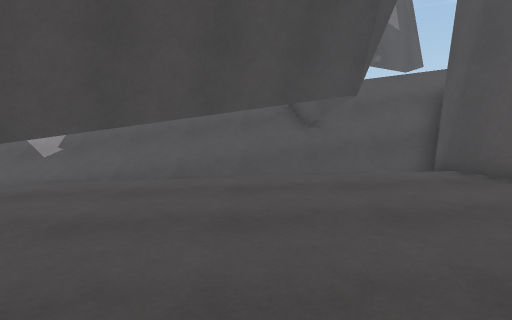
[1] (above)

12 first-person views from a walk through a scene from a Unity 3-D project. The camera is 1.2 m above the floor, tilts 6° down and sees 75° across. The floor is counted in squares, 1 m on a side. Each view is taken from the middle of a square. On the plan, view 1 faces up. The plan holds only what a view shows up to about 14 squares ahead; the rest is blank. The place goes on beyond the plan. Some animated figures are left out.

[2]
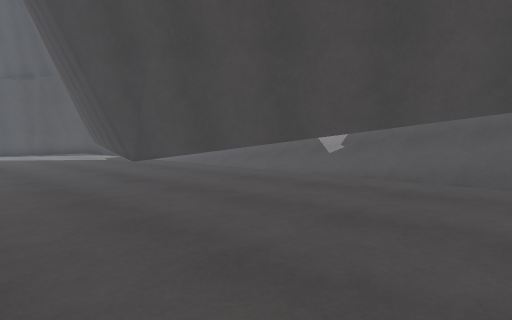

[3]
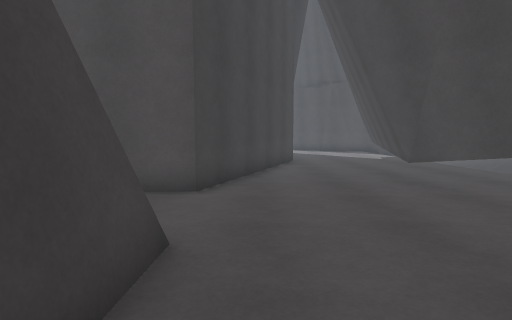

[4]
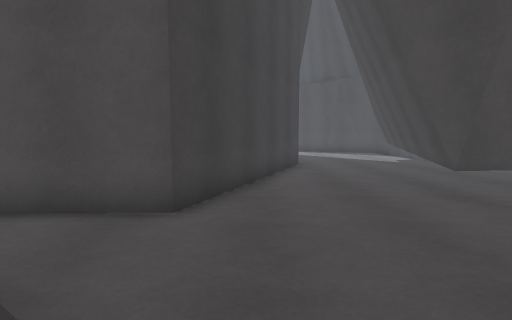

[5]
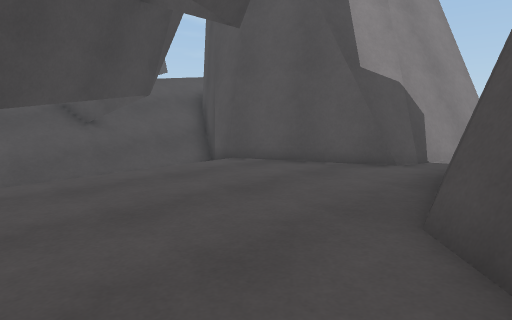

[6]
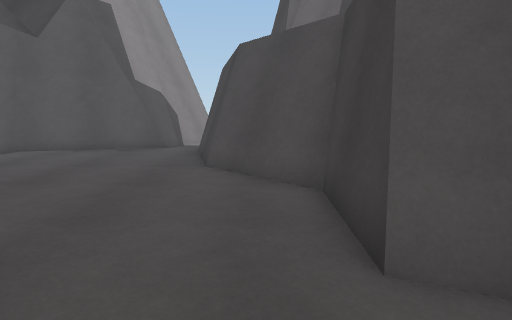

[7]
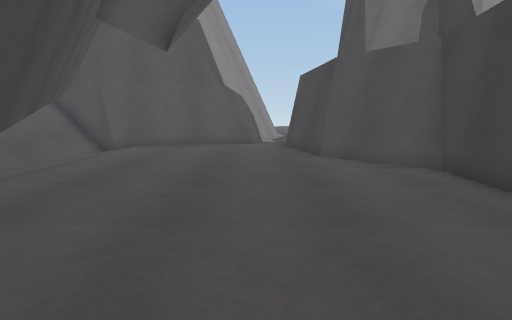

[8]
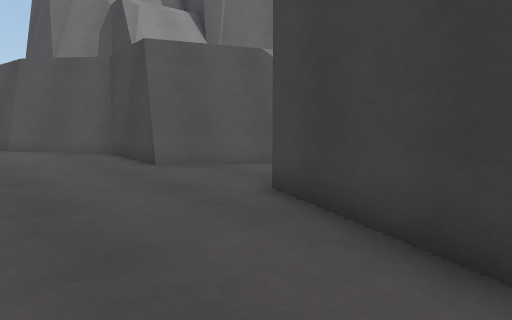

[9]
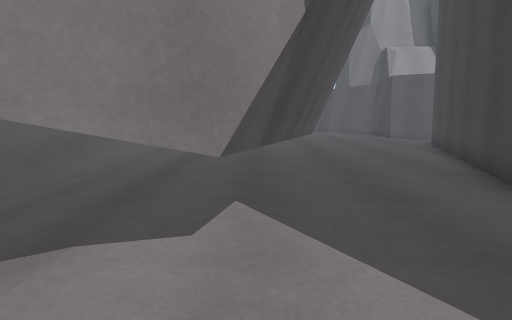

[10]
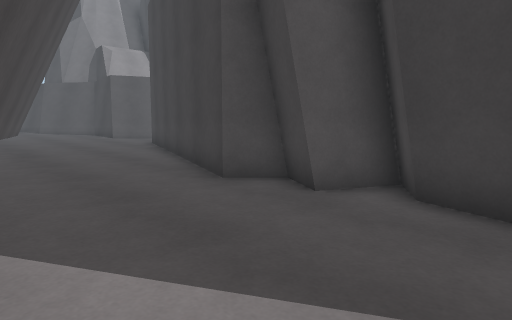

[11]
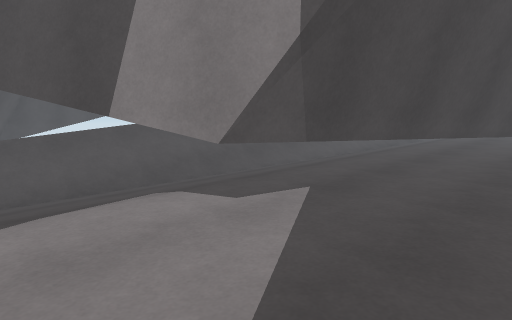

[12]
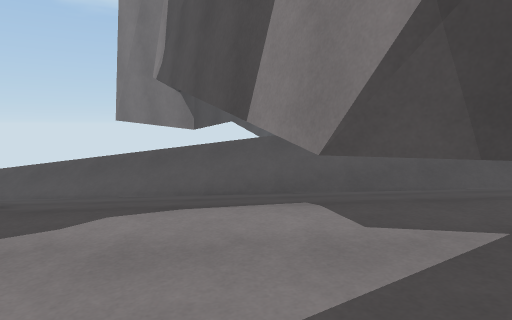

### Floor plan
Key: @ floor where view 1 was taken; # wall or solid block; . main floor; - floor 0.5 m lower than the main floor; _ floor 0.75 m lower than the main floor; < floor 1.25 m lower than the main floor; ( floor 1.5 m lower than the main floor; : floor 3.25 m higher than the main floor; / step, stairs or slope; = window, fence, low wall or low ledge; T thing the floor can be seen under or through.
Columns run from 21 left of view 1 to 9 right of it. Each row starts with its distance up from view 1.
 17 #
 16 #
 15
 14 ///////                  ::::
 13 //////////////////////   ////
 12 (<//////////////////// #////
 11 <<<<______/////////////#///#
 10 _ _______________//////#///#
  9 _T_________---       .. //##
  8 __T__---------.    ..#....#
  7 __T_--------.......TT.....#
  6 ___TTT------.....TT.......#
  5 ____-#TTTTT-..TTT.........##
  4 ____-----TTTTTT............##
  3 ____--------...............####
  2 _____-------..............##==
  1  ########----..........####
  0   ##    ####-........@##
 -1    #       ####...#####
 -2               #..##
 -3               #..##
 -4               # =#

Positions as (right, up) in squares from view 1, and headings:
1: (0, 0), facing up
2: (0, 0), facing up-left
3: (0, 0), facing left
4: (-2, 0), facing left
5: (-2, 0), facing up-right
6: (-6, 0), facing right
7: (-8, 3), facing right
8: (-11, 3), facing down-right
9: (-21, 6), facing right
10: (-21, 6), facing down-right
11: (-21, 3), facing up-right
12: (-19, 3), facing up
